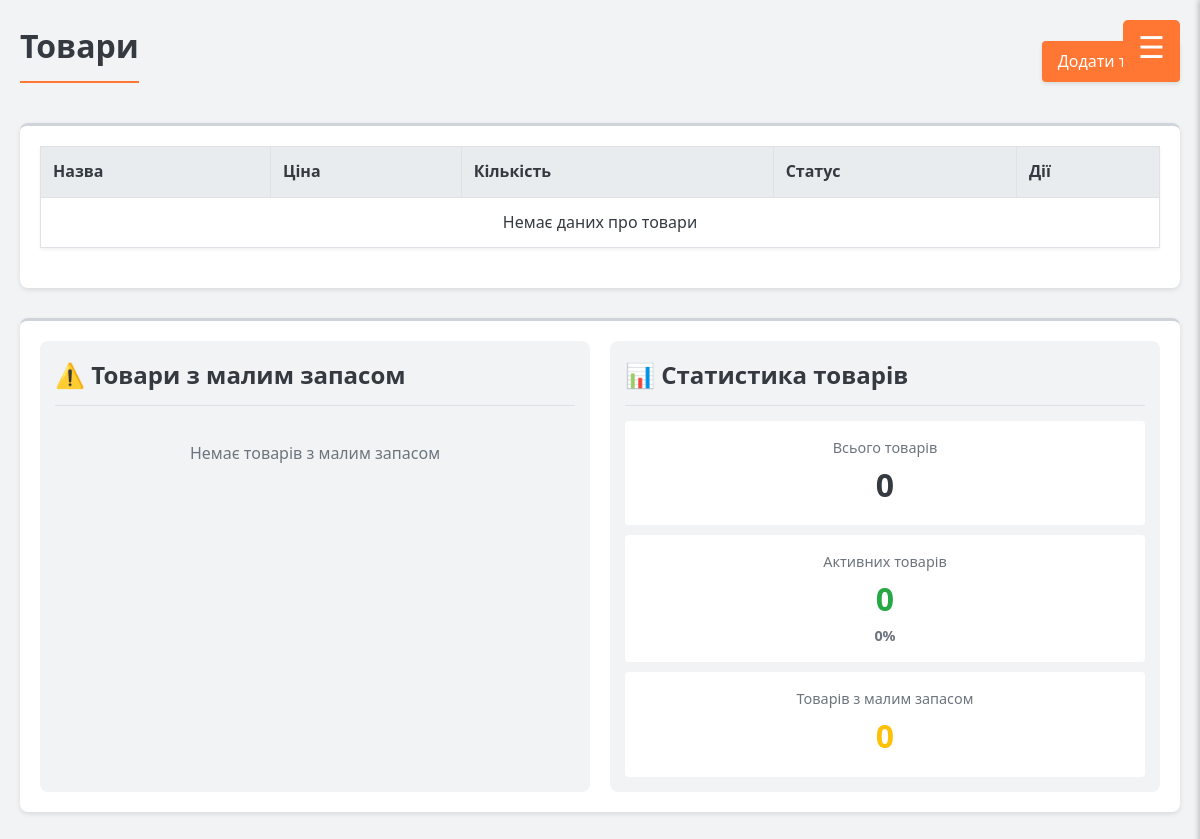
/products/, run on an earlier commit of the app's database.
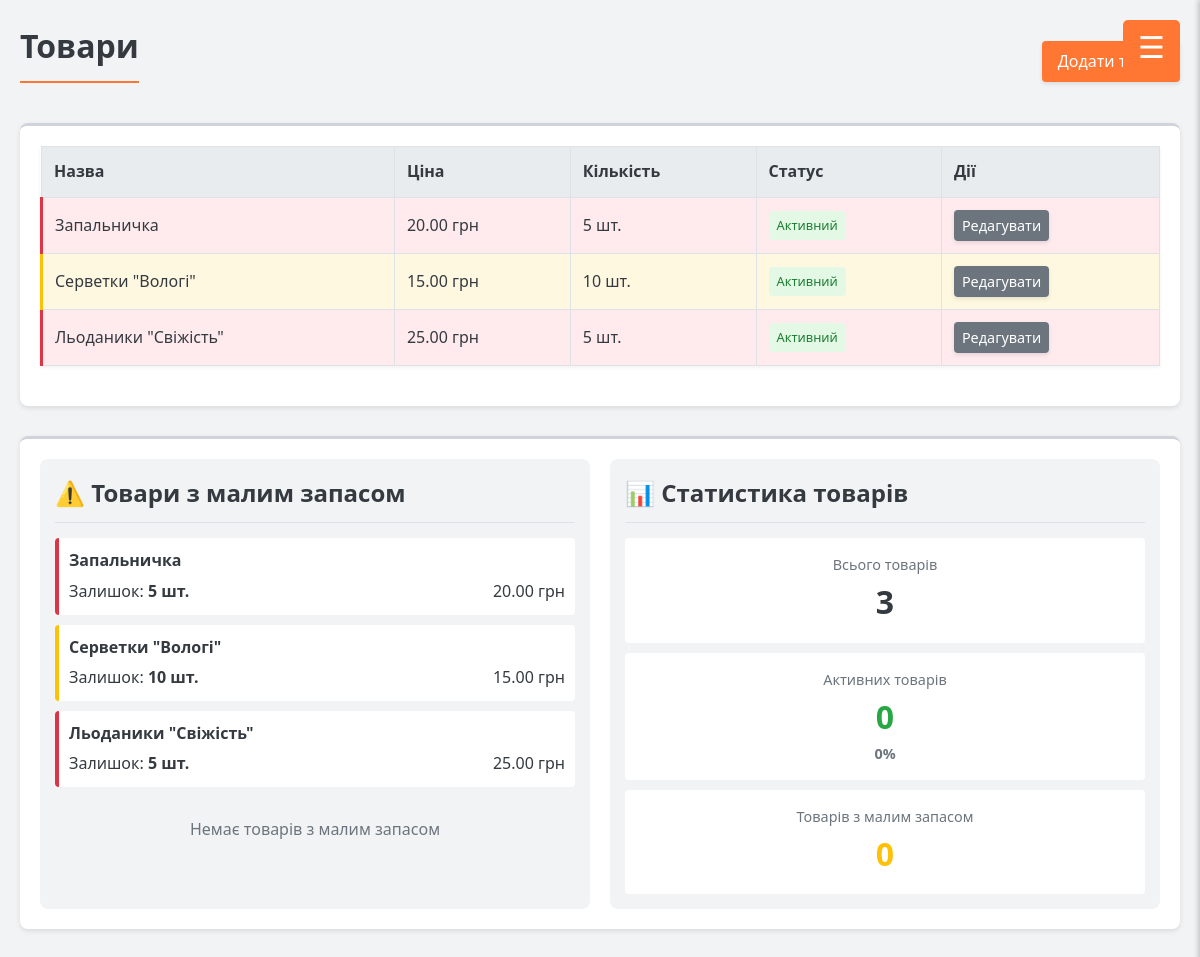
And on a later commit of the database.
### app/models.py (models this page shows, shortened)
class Product(models.Model):
    name = models.CharField(max_length=255, verbose_name="Назва товару")
    price = models.DecimalField(
        max_digits=10,
        decimal_places=2,
        verbose_name="Ціна",
        validators=[MinValueValidator(0.01)]
    )
    quantity = models.PositiveIntegerField(verbose_name="Кількість", default=0)
    active = models.BooleanField(default=True, verbose_name="Активний")
    class Meta:
        verbose_name = "Товар"
        verbose_name_plural = "Товари"

### app/views.py (the view)
# urls.py: path('products/', views.product_list, name='product_list'),
def product_list(request):
    products = Product.objects.all()
    return render(request, 'app/product_list.html', {'products': products})

### app/templates/app/product_list.html (shortened to what this page needs)
{% extends 'base.html' %}
{% block content %}
<div class="header">
    <h1>Товари</h1>
    <a href="/admin/sales_app/product/add/" class="btn">Додати товар</a>
</div>
<div class="card">
    <table>
        <thead>
        <tr>
            <th>Назва</th>
            <th>Ціна</th>
            <th>Кількість</th>
            <th>Статус</th>
            <th>Дії</th>
        </tr>
        </thead>
        <tbody>
        {% for product in products %}
        <tr class="{% if product.quantity <= 5 %}low-stock-critical{% elif product.quantity <= 10 %}low-stock-warning{% endif %}">
            <td>{{ product.name }}</td>
            <td>{{ product.price }} грн</td>
            <td>{{ product.quantity }} шт.</td>
            <td>
                    <span style="display: inline-block; padding: 4px 8px; border-radius: 4px; font-size: 0.8rem;
                        {% if product.active %}
                            background-color: #e3f9e5; color: #1e7e34;
                        {% else %}
                            background-color: #f8d7da; color: #721c24;
                        {% endif %}
                    ">
                        {% if product.active %}Активний{% else %}Неактивний{% endif %}
                    </span>
            </td>
            <td>
                <div style="display: flex; gap: 5px;">
                    <a href="/admin/sales_app/product/{{ product.id }}/change/" class="btn btn-secondary" style="padding: 4px 8px; font-size: 0.9rem;">Редагувати</a>
                </div>
            </td>
        </tr>
        {% empty %}
        <tr>
            <td colspan="5" style="text-align: center;">Немає даних про товари</td>
        </tr>
        {% endfor %}
        </tbody>
    </table>
</div>
<div class="card" style="margin-top: 30px; display: flex; flex-wrap: wrap; gap: 20px; align-items: stretch;">
    <div style="flex: 1; min-width: 300px; background-color: var(--gray-100); border-radius: 8px; padding: 15px;">
        <h2 style="margin-top: 0; padding-bottom: 10px; border-bottom: 1px solid var(--gray-300);">
            <span style="color: var(--orange-600);">⚠️</span> Товари з малим запасом
        </h2>
        <div style="display: flex; flex-direction: column; gap: 10px;">
            {% for product in products %}
            {% if product.quantity <= 10 %}
            <div style="background-color: white; padding: 10px; border-radius: 4px;
                    border-left: 4px solid {% if product.quantity <= 5 %}var(--danger){% else %}var(--warning){% endif %};">
                <div style="font-weight: bold;">{{ product.name }}</div>
                <div style="display: flex; justify-content: space-between; margin-top: 5px;">
                    <div>Залишок: <strong>{{ product.quantity }} шт.</strong></div>
                    <div>{{ product.price }} грн</div>
                </div>
            </div>
            {% endif %}
            {% endfor %}
            {% with low_stock_count=0 %}
            {% if low_stock_count == 0 %}
            <div style="text-align: center; padding: 20px; color: var(--gray-600);">
                Немає товарів з малим запасом
            </div>
            {% endif %}
            {% endwith %}
        </div>
    </div>
    <div style="flex: 1; min-width: 300px; background-color: var(--gray-100); border-radius: 8px; padding: 15px;">
        <h2 style="margin-top: 0; padding-bottom: 10px; border-bottom: 1px solid var(--gray-300);">
            <span style="color: var(--info);">📊</span> Статистика товарів
        </h2>
        <div style="display: flex; flex-direction: column; gap: 10px;">
            <div style="background-color: white; padding: 15px; border-radius: 4px; text-align: center;">
                <div style="font-size: 0.9rem; color: var(--gray-600);">Всього товарів</div>
                <div style="font-size: 2rem; font-weight: bold; color: var(--gray-800);">{{ products|length }}</div>
            </div>
            <div style="background-color: white; padding: 15px; border-radius: 4px; text-align: center;">
                <div style="font-size: 0.9rem; color: var(--gray-600);">Активних товарів</div>
                <div style="font-size: 2rem; font-weight: bold; color: var(--success);">
                    {% with active_count=0 %}
                    {{ active_count }}
                    <div style="font-size: 0.9rem; color: var(--gray-600);">
                        {% if products|length > 0 %}
                        {{ active_count|floatformat:0 }}%
                        {% else %}
                        0%
                        {% endif %}
                    </div>
                    {% endwith %}
                </div>
            </div>
            <div style="background-color: white; padding: 15px; border-radius: 4px; text-align: center;">
                <div style="font-size: 0.9rem; color: var(--gray-600);">Товарів з малим запасом</div>
                <div style="font-size: 2rem; font-weight: bold; color: var(--warning);">
                    {% with low_stock_count=0 %}
                    {{ low_stock_count }}
                    {% endwith %}
                </div>
            </div>
        </div>
    </div>
</div>
{% endblock %}

### app/templates/base.html (shortened to what this page needs)
<!DOCTYPE html>
<html lang="uk">
<head>
</head>
<body>
<button class="open-sidebar-btn" id="openSidebarBtn">
    <span class="hamburger-icon">&#9776;</span>
</button>
<div class="container">
    {% block content %}{% endblock %}
</div>
</body>
</html>

### app/templates/base.html (style rules this page uses)
:root { --gray-50: #f8f9fa; --gray-100: #f1f3f5; --gray-200: #e9ecef; --gray-300: #dee2e6; --gray-400: #ced4da; --gray-500: #adb5bd; --gray-600: #6c757d; --gray-700: #495057; --gray-800: #343a40; --gray-900: #212529; --orange-50: #fff8f1; --orange-100: #ffe8d9; --orange-200: #ffd0b5; --orange-300: #ffb088; --orange-400: #ff9466; --orange-500: #ff7733; --orange-600: #ee6422; --orange-700: #dd5511; --orange-800: #cc4400; --orange-900: #a33600; --success: #28a745; --warning: #ffc107; --danger: #dc3545; --info: #17a2b8; }
body { font-family: 'Segoe UI', Roboto, Arial, sans-serif; line-height: 1.6; margin: 0; padding: 0; background-color: var(--gray-100); color: var(--gray-800); }
.container { max-width: 1200px; margin: 0 auto; padding: 20px; }
h1, h2, h3, h4, h5, h6 { color: var(--gray-800); margin-top: 0; }
h1 { font-size: 2rem; padding-bottom: 10px; border-bottom: 2px solid var(--orange-500); margin-bottom: 20px; }
h2 { font-size: 1.5rem; margin-top: 30px; margin-bottom: 15px; padding-bottom: 5px; border-bottom: 1px solid var(--gray-300); }
table { width: 100%; border-collapse: collapse; margin-bottom: 20px; box-shadow: 0 2px 3px rgba(0,0,0,0.05); background-color: white; }
table, th, td { border: 1px solid var(--gray-300); }
th, td { padding: 12px; text-align: left; }
th { background-color: var(--gray-200); color: var(--gray-800); font-weight: 600; }
tr:nth-child(even) { background-color: var(--gray-50); }
.btn { display: inline-block; padding: 8px 16px; background-color: var(--orange-500); color: white; text-decoration: none; border: none; cursor: pointer; border-radius: 4px; font-weight: 500; transition: background-color 0.2s; box-shadow: 0 2px 4px rgba(0,0,0,0.1); }
.btn-secondary { background-color: var(--gray-600); }
.header { display: flex; justify-content: space-between; align-items: center; margin-bottom: 20px; }
.card { background-color: white; border-radius: 8px; box-shadow: 0 2px 5px rgba(0,0,0,0.1); padding: 20px; margin-bottom: 20px; border-top: 3px solid var(--gray-400); }
.low-stock-warning { background-color: #fff8e1 !important; border-left: 3px solid var(--warning); }
.low-stock-critical { background-color: #ffebee !important; border-left: 3px solid var(--danger); }
.open-sidebar-btn { position: fixed; top: 20px; right: 20px; background-color: var(--orange-500); color: white; border: none; padding: 10px 15px; font-size: 18px; border-radius: 5px; cursor: pointer; z-index: 1100; }
.hamburger-icon { font-size: 30px; display: inline-block; color: white; text-align: center; transition: all 0.3s ease; }
.open-sidebar-btn { background-color: var(--orange-500); color: white; border: none; padding: 10px 15px; font-size: 18px; border-radius: 5px; cursor: pointer; z-index: 1100; display: flex; justify-content: center; align-items: center; }

What changed in the data, as far as the page shows it:
added Product: name "Запальничка", price "20.00", quantity "5", active "Активний"
added Product: name "Серветки \"Вологі\"", price "15.00", quantity "10", active "Активний"
added Product: name "Льоданики \"Свіжість\"", price "25.00", quantity "5", active "Активний"
Also different on the page:
{{ products|length }}: "0" → "3"
{{ active_count|floatformat:0 }}: (not shown) → "0"
text no longer shown: "Немає даних про товари 0%"
